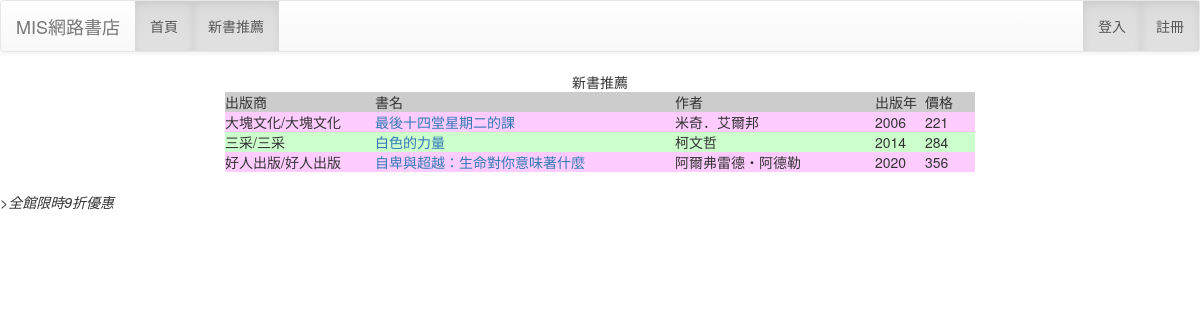
/newbook/, run on the app's committed database.
### mainsite/models.py (models this page shows)
class Product(models.Model):
    publishing = models.ForeignKey(Publishing , on_delete=models.SET_DEFAULT ,default='3')
    name= models.CharField(default='書名', max_length=20, verbose_name ='書籍名稱',null=True)
    author = models.CharField(max_length=15, default='作者姓名',verbose_name='書籍作者')
    description = models.TextField(default='暫時無說明',verbose_name ='書籍簡介')
    year = models.PositiveIntegerField(default=2016,verbose_name ='出版年')
    price = models.PositiveIntegerField(default=0,verbose_name ='價格')

class Publishing (models.Model):
    name = models.CharField(max_length=10,verbose_name ='出版商')
    def __str__(self):
        return self.name

### mainsite/views.py (the view)
# urls.py: path('newbook/', newbook, name='newbook-url'),
def newbook(request):
    products = Product.objects.all()
    return render(request,'newbook.html',locals())

### templates/newbook.html (shortened to what this page needs)
{% extends 'base.html' %}
{% block content %}
<div class='container' align=center>
	新書推薦
	{% for p in products %}
	{% if forloop.first %}
	<table>
		<tr bgcolor="#cccccc">
			<td width=150>出版商</td>
			<td width=300>書名</td>
			<td width=200>作者</td>
			<td width=50>出版年</td>
			<td width=50>價格</td></tr>
	{% endif %}
		<tr bgcolor='{% cycle "#ffccff" "ccffcc" %}'>
			<td>{{ p.publishing.name }}/{{ p.publishing }}</td>
			<td><a href='{% url "detail-url" p.id  %}'>{{ p.name }}</a></td>
			<td>{{ p.author }}</td>
			<td>{{ p.year }}</td>
			<td>{{ p.price }}</td>
		</tr>
	{% if forloop.last %}
    </table>
    {% endif %}
    {% empty %}
    <h3>本書已售罄</h3>
    {% endfor %}
</div>
{% endblock %}

### templates/base.html (shortened to what this page needs)
<!DOCTYPE html>
<html>
<head>
<link rel="stylesheet" href="https://maxcdn.bootstrapcdn.com/bootstrap/3.3.6/css/bootstrap.min.css">
<link rel="stylesheet" href="https://maxcdn.bootstrapcdn.com/bootstrap/3.3.6/css/bootstrap-theme.min.css">
</head>
<body>
       {% include 'header.html'%}
       {% block content %}{% endblock%}
       {% include 'footer.html'%}
</body>
</html>

### templates/header.html
<nav class='navbar navbar-default'>
	<div class='container-fluid'>
		<div class='navbar-header'>
			<div class='navbar-brand'>
				MIS網路書店
			</div>
		</div>
		<ul class='nav navbar-nav'>
			<li class='active'><a href='/index'>首頁</a></li>
			<li class='active'><a href='/newbook'>新書推薦</a></li>
		</ul>
		<ul class="nav navbar-nav navbar-right">
		 {% if user.is_superuser %}
		    <li><a> 歡迎管理者回來 ｡:.ﾟヽ(*´∀`)ﾉﾟ.:｡</a></li>
			<li class='active'><a href='/admin'>後台管理</a></li>
		    <li class='active'><a href="{% url 'logout'%}">登出</a></li>
		</ul>
		{% elif user.is_authenticated %}
            <li><a>{{ user }}，歡迎您的登入!</a></li>
            <li class='active'><a href="{% url 'logout'%}">登出</a></li>
            <li class='active'><a href='/contact'>給我們建議</a></li>
        {% else %}
		    <li class='active' align='right'><a href="{% url 'login'%}?next=/index">登入</a></li>
		    <li class='active' align='right'><a href="/register">註冊</a></li>
		{% endif %}
	    </ul>
	</div>
</nav>

### templates/footer.html
<em><br> >全館限時9折優惠<em>

### data on the page
Product: shows "出版商", publishing.name "大塊文化", publishing "大塊文化", name "最後十四堂星期二的課", author "米奇．艾爾邦", year "2006", price "221"
Product: publishing.name "三采", publishing "三采", name "白色的力量", author "柯文哲", year "2014", price "284"
Product: publishing.name "好人出版", publishing "好人出版", name "自卑與超越：生命對你意味著什麼", author "阿爾弗雷德‧阿德勒", year "2020", price "356"
